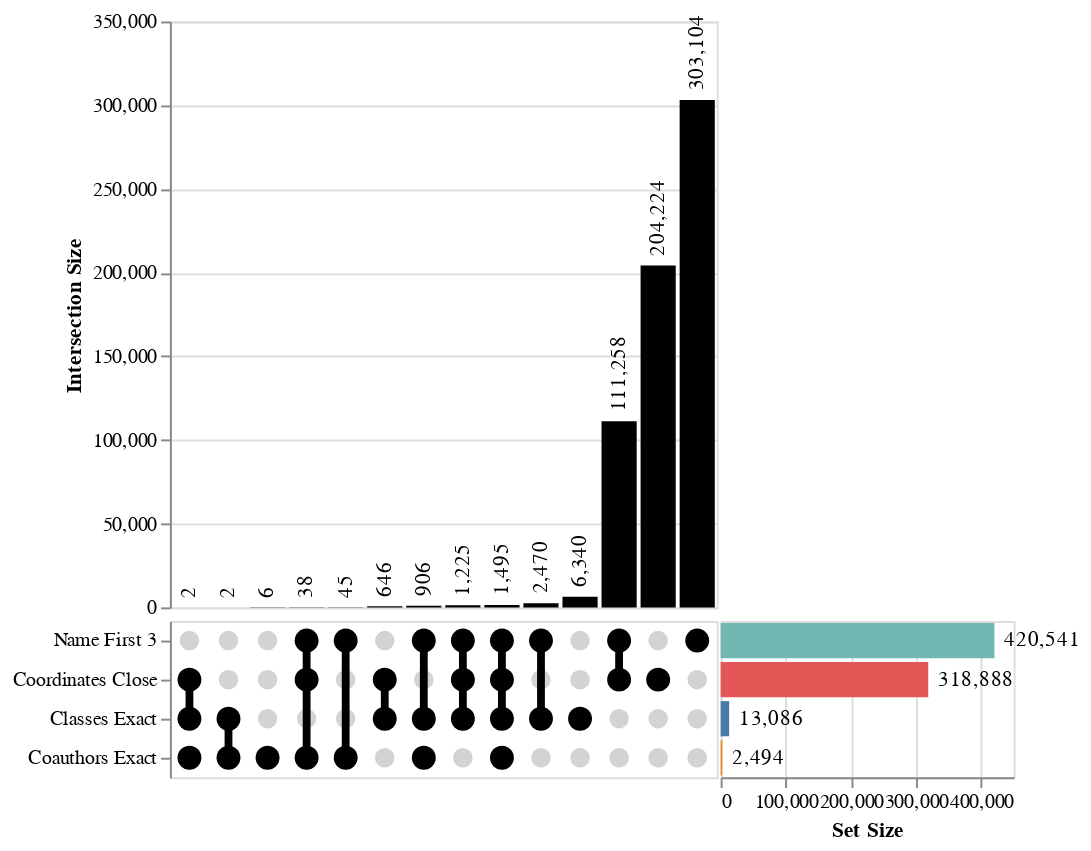

Notebook code for this chart:
### Markdown cell above
We can also inspect which blocking rules were most to blame for the generated
pairs. If some rules generate a huge amount of comparisons, it might be worth
trying to make them more restrictive so we get better performance. Or, if some
blocking rules aren't generating any comparisons, that might be an indication
that we have a bug in there somewhere.

### Code cell
from mismo.block import upset_plot  # noqa: E402

upset_plot(blocked)

### Figure 1 — Vega-Lite specification as saved in the notebook (floating-point values rounded to 4 significant figures)
{"config": {"view": {"continuousWidth": 300, "continuousHeight": 300}}, "vconcat": [{"layer": [{"mark": {"type": "bar", "color": "black"}, "encoding": {"x": {"axis": null, "field": "intersection_id", "sort": {"field": "intersection_size"}, "type": "ordinal"}, "y": {"field": "intersection_size", "title": "Intersection Size", "type": "quantitative"}}, "transform": [{"filter": "(datum.set === 'Name First 3')"}]}, {"mark": {"type": "text", "align": "left", "angle": 270, "dx": 5}, "encoding": {"text": {"field": "intersection_size", "format": ",", "type": "quantitative"}, "x": {"axis": null, "field": "intersection_id", "sort": {"field": "intersection_size"}, "type": "ordinal"}, "y": {"field": "intersection_size", "title": "Intersection Size", "type": "quantitative"}}, "transform": [{"filter": "(datum.set === 'Name First 3')"}]}]}, {"hconcat": [{"layer": [{"mark": {"type": "circle", "color": "lightgray", "opacity": 1, "size": 100}, "encoding": {"x": {"axis": null, "field": "intersection_id", "sort": {"field": "intersection_size"}, "type": "ordinal"}, "y": {"axis": {"title": ""}, "field": "set", "sort": ["Name First 3", "Coordinates Close", "Classes Exact", "Coauthors Exact"], "type": "ordinal"}}}, {"mark": {"type": "bar", "color": "black", "size": 4}, "encoding": {"x": {"axis": null, "field": "intersection_id", "sort": {"field": "intersection_size"}, "type": "ordinal"}, "y": {"aggregate": {"argmin": "set_order"}, "field": "set", "scale": {"domain": ["Name First 3", "Coordinates Close", "Classes Exact", "Coauthors Exact"]}, "type": "ordinal"}, "y2": {"aggregate": {"argmax": "set_order"}, "field": "set"}}, "transform": [{"filter": "datum.is_intersect"}]}, {"mark": {"type": "circle", "color": "black", "opacity": 1, "size": 150}, "encoding": {"x": {"axis": null, "field": "intersection_id", "sort": {"field": "intersection_size"}, "type": "ordinal"}, "y": {"axis": {"title": ""}, "field": "set", "sort": ["Name First 3", "Coordinates Close", "Classes Exact", "Coauthors Exact"], "type": "ordinal"}}, "transform": [{"filter": "datum.is_intersect"}]}]}, {"layer": [{"mark": {"type": "bar"}, "encoding": {"color": {"field": "set", "legend": null, "type": "nominal"}, "x": {"aggregate": "sum", "field": "intersection_size", "title": "Set Size", "type": "quantitative"}, "y": {"axis": null, "field": "set", "sort": ["Name First 3", "Coordinates Close", "Classes Exact", "Coauthors Exact"], "type": "ordinal"}}, "transform": [{"filter": "datum.is_intersect"}]}, {"mark": {"type": "text", "align": "left", "dx": 5}, "encoding": {"text": {"aggregate": "sum", "field": "intersection_size", "format": ",", "type": "quantitative"}, "x": {"aggregate": "sum", "field": "intersection_size", "title": "Set Size", "type": "quantitative"}, "y": {"axis": null, "field": "set", "sort": ["Name First 3", "Coordinates Close", "Classes Exact", "Coauthors Exact"], "type": "ordinal"}}, "transform": [{"filter": "datum.is_intersect"}]}], "width": 150}], "spacing": 0}], "data": {"name": "data-7cb90b942318744a9a6328390f40d11a"}, "spacing": 0, "$schema": "https://vega.github.io/schema/vega-lite/v5.15.1.json", "datasets": {"data-7cb90b942318744a9a6328390f40d11a": [{"intersection_id": 0, "intersection_size": 906, "intersection_degree": 3, "set": "Name First 3", "is_intersect": true, "set_order": 0}, {"intersection_id": 1, "intersection_size": 6, "intersection_degree": 1, "set": "Name First 3", "is_intersect": false, "set_order": 0}, {"intersection_id": 2, "intersection_size": 6340, "intersection_degree": 1, "set": "Name First 3", "is_intersect": false, "set_order": 0}, {"intersection_id": 3, "intersection_size": 646, "intersection_degree": 2, "set": "Name First 3", "is_intersect": false, "set_order": 0}, {"intersection_id": 4, "intersection_size": 2470, "intersection_degree": 2, "set": "Name First 3", "is_intersect": true, "set_order": 0}, {"intersection_id": 5, "intersection_size": 2, "intersection_degree": 3, "set": "Name First 3", "is_intersect": false, "set_order": 0}, {"intersection_id": 6, "intersection_size": 303104, "intersection_degree": 1, "set": "Name First 3", "is_intersect": true, "set_order": 0}, {"intersection_id": 7, "intersection_size": 204224, "intersection_degree": 1, "set": "Name First 3", "is_intersect": false, "set_order": 0}, {"intersection_id": 8, "intersection_size": 38, "intersection_degree": 3, "set": "Name First 3", "is_intersect": true, "set_order": 0}, {"intersection_id": 9, "intersection_size": 1225, "intersection_degree": 3, "set": "Name First 3", "is_intersect": true, "set_order": 0}, {"intersection_id": 10, "intersection_size": 2, "intersection_degree": 2, "set": "Name First 3", "is_intersect": false, "set_order": 0}, {"intersection_id": 11, "intersection_size": 1495, "intersection_degree": 4, "set": "Name First 3", "is_intersect": true, "set_order": 0}, {"intersection_id": 12, "intersection_size": 45, "intersection_degree": 2, "set": "Name First 3", "is_intersect": true, "set_order": 0}, {"intersection_id": 13, "intersection_size": 111258, "intersection_degree": 2, "set": "Name First 3", "is_intersect": true, "set_order": 0}, {"intersection_id": 0, "intersection_size": 906, "intersection_degree": 3, "set": "Coordinates Close", "is_intersect": false, "set_order": 1}, {"intersection_id": 1, "intersection_size": 6, "intersection_degree": 1, "set": "Coordinates Close", "is_intersect": false, "set_order": 1}, {"intersection_id": 2, "intersection_size": 6340, "intersection_degree": 1, "set": "Coordinates Close", "is_intersect": false, "set_order": 1}, {"intersection_id": 3, "intersection_size": 646, "intersection_degree": 2, "set": "Coordinates Close", "is_intersect": true, "set_order": 1}, {"intersection_id": 4, "intersection_size": 2470, "intersection_degree": 2, "set": "Coordinates Close", "is_intersect": false, "set_order": 1}, {"intersection_id": 5, "intersection_size": 2, "intersection_degree": 3, "set": "Coordinates Close", "is_intersect": true, "set_order": 1}, {"intersection_id": 6, "intersection_size": 303104, "intersection_degree": 1, "set": "Coordinates Close", "is_intersect": false, "set_order": 1}, {"intersection_id": 7, "intersection_size": 204224, "intersection_degree": 1, "set": "Coordinates Close", "is_intersect": true, "set_order": 1}, {"intersection_id": 8, "intersection_size": 38, "intersection_degree": 3, "set": "Coordinates Close", "is_intersect": true, "set_order": 1}, {"intersection_id": 9, "intersection_size": 1225, "intersection_degree": 3, "set": "Coordinates Close", "is_intersect": true, "set_order": 1}, {"intersection_id": 10, "intersection_size": 2, "intersection_degree": 2, "set": "Coordinates Close", "is_intersect": false, "set_order": 1}, {"intersection_id": 11, "intersection_size": 1495, "intersection_degree": 4, "set": "Coordinates Close", "is_intersect": true, "set_order": 1}, {"intersection_id": 12, "intersection_size": 45, "intersection_degree": 2, "set": "Coordinates Close", "is_intersect": false, "set_order": 1}, {"intersection_id": 13, "intersection_size": 111258, "intersection_degree": 2, "set": "Coordinates Close", "is_intersect": true, "set_order": 1}, {"intersection_id": 0, "intersection_size": 906, "intersection_degree": 3, "set": "Coauthors Exact", "is_intersect": true, "set_order": 2}, {"intersection_id": 1, "intersection_size": 6, "intersection_degree": 1, "set": "Coauthors Exact", "is_intersect": true, "set_order": 2}, {"intersection_id": 2, "intersection_size": 6340, "intersection_degree": 1, "set": "Coauthors Exact", "is_intersect": false, "set_order": 2}, {"intersection_id": 3, "intersection_size": 646, "intersection_degree": 2, "set": "Coauthors Exact", "is_intersect": false, "set_order": 2}, {"intersection_id": 4, "intersection_size": 2470, "intersection_degree": 2, "set": "Coauthors Exact", "is_intersect": false, "set_order": 2}, {"intersection_id": 5, "intersection_size": 2, "intersection_degree": 3, "set": "Coauthors Exact", "is_intersect": true, "set_order": 2}, {"intersection_id": 6, "intersection_size": 303104, "intersection_degree": 1, "set": "Coauthors Exact", "is_intersect": false, "set_order": 2}, {"intersection_id": 7, "intersection_size": 204224, "intersection_degree": 1, "set": "Coauthors Exact", "is_intersect": false, "set_order": 2}, {"intersection_id": 8, "intersection_size": 38, "intersection_degree": 3, "set": "Coauthors Exact", "is_intersect": true, "set_order": 2}, {"intersection_id": 9, "intersection_size": 1225, "intersection_degree": 3, "set": "Coauthors Exact", "is_intersect": false, "set_order": 2}, {"intersection_id": 10, "intersection_size": 2, "intersection_degree": 2, "set": "Coauthors Exact", "is_intersect": true, "set_order": 2}, {"intersection_id": 11, "intersection_size": 1495, "intersection_degree": 4, "set": "Coauthors Exact", "is_intersect": true, "set_order": 2}, {"intersection_id": 12, "intersection_size": 45, "intersection_degree": 2, "set": "Coauthors Exact", "is_intersect": true, "set_order": 2}, {"intersection_id": 13, "intersection_size": 111258, "intersection_degree": 2, "set": "Coauthors Exact", "is_intersect": false, "set_order": 2}, {"intersection_id": 0, "intersection_size": 906, "intersection_degree": 3, "set": "Classes Exact", "is_intersect": true, "set_order": 3}, {"intersection_id": 1, "intersection_size": 6, "intersection_degree": 1, "set": "Classes Exact", "is_intersect": false, "set_order": 3}, {"intersection_id": 2, "intersection_size": 6340, "intersection_degree": 1, "set": "Classes Exact", "is_intersect": true, "set_order": 3}, {"intersection_id": 3, "intersection_size": 646, "intersection_degree": 2, "set": "Classes Exact", "is_intersect": true, "set_order": 3}, {"intersection_id": 4, "intersection_size": 2470, "intersection_degree": 2, "set": "Classes Exact", "is_intersect": true, "set_order": 3}, {"intersection_id": 5, "intersection_size": 2, "intersection_degree": 3, "set": "Classes Exact", "is_intersect": true, "set_order": 3}, {"intersection_id": 6, "intersection_size": 303104, "intersection_degree": 1, "set": "Classes Exact", "is_intersect": false, "set_order": 3}, {"intersection_id": 7, "intersection_size": 204224, "intersection_degree": 1, "set": "Classes Exact", "is_intersect": false, "set_order": 3}, {"intersection_id": 8, "intersection_size": 38, "intersection_degree": 3, "set": "Classes Exact", "is_intersect": false, "set_order": 3}, {"intersection_id": 9, "intersection_size": 1225, "intersection_degree": 3, "set": "Classes Exact", "is_intersect": true, "set_order": 3}, {"intersection_id": 10, "intersection_size": 2, "intersection_degree": 2, "set": "Classes Exact", "is_intersect": true, "set_order": 3}, {"intersection_id": 11, "intersection_size": 1495, "intersection_degree": 4, "set": "Classes Exact", "is_intersect": true, "set_order": 3}, {"intersection_id": 12, "intersection_size": 45, "intersection_degree": 2, "set": "Classes Exact", "is_intersect": false, "set_order": 3}, {"intersection_id": 13, "intersection_size": 111258, "intersection_degree": 2, "set": "Classes Exact", "is_intersect": false, "set_order": 3}]}}
